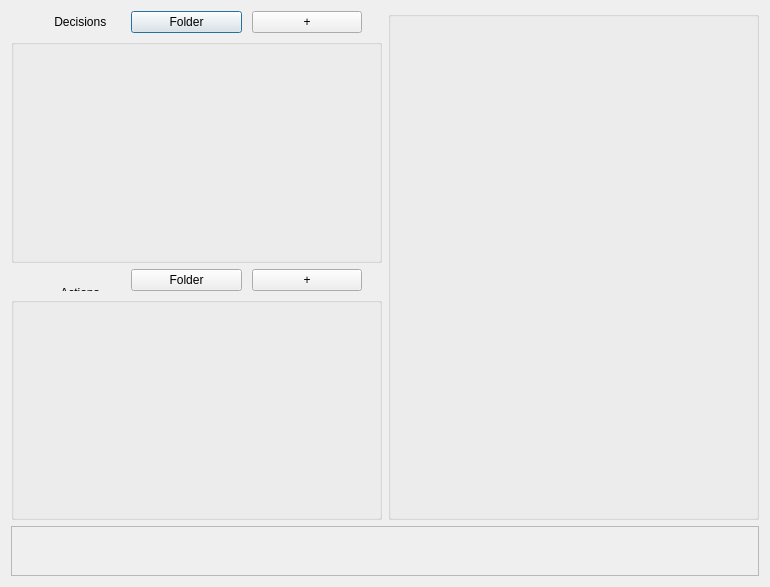
<?xml version="1.0" encoding="UTF-8"?>
<ui version="4.0">
 <class>Dialog</class>
 <widget class="QDialog" name="Dialog">
  <property name="geometry">
   <rect>
    <x>0</x>
    <y>0</y>
    <width>770</width>
    <height>587</height>
   </rect>
  </property>
  <property name="windowTitle">
   <string>Dialog</string>
  </property>
  <layout class="QVBoxLayout" name="verticalLayout_9">
   <item>
    <layout class="QHBoxLayout" name="horizontalLayout">
     <item>
      <layout class="QVBoxLayout" name="verticalLayout_3">
       <item>
        <layout class="QVBoxLayout" name="verticalLayout_4" stretch="2,8">
         <item>
          <layout class="QHBoxLayout" name="DecisionButtonLayout">
           <property name="spacing">
            <number>10</number>
           </property>
           <property name="rightMargin">
            <number>20</number>
           </property>
           <item>
            <widget class="QLabel" name="DecisionLabel">
             <property name="text">
              <string>             Decisions</string>
             </property>
            </widget>
           </item>
           <item>
            <widget class="QPushButton" name="DecisionFolderButton">
             <property name="text">
              <string>Folder</string>
             </property>
            </widget>
           </item>
           <item>
            <widget class="QPushButton" name="DecisionPlusButton">
             <property name="text">
              <string>+</string>
             </property>
            </widget>
           </item>
          </layout>
         </item>
         <item>
          <layout class="QGridLayout" name="DecisionLayout">
           <item row="0" column="0">
            <widget class="QGroupBox" name="groupBox">
             <property name="title">
              <string/>
             </property>
            </widget>
           </item>
          </layout>
         </item>
        </layout>
       </item>
       <item>
        <layout class="QVBoxLayout" name="verticalLayout_8" stretch="2,8">
         <item>
          <layout class="QHBoxLayout" name="ActionButtonLayout">
           <property name="spacing">
            <number>10</number>
           </property>
           <property name="sizeConstraint">
            <enum>QLayout::SetDefaultConstraint</enum>
           </property>
           <property name="rightMargin">
            <number>20</number>
           </property>
           <property name="bottomMargin">
            <number>0</number>
           </property>
           <item>
            <widget class="QWidget" name="widget" native="true">
             <widget class="QLabel" name="ActionLabel">
              <property name="geometry">
               <rect>
                <x>0</x>
                <y>0</y>
                <width>101</width>
                <height>47</height>
               </rect>
              </property>
              <property name="text">
               <string>               Actions</string>
              </property>
             </widget>
            </widget>
           </item>
           <item>
            <widget class="QPushButton" name="ActionFolderButton">
             <property name="sizePolicy">
              <sizepolicy hsizetype="Minimum" vsizetype="Fixed">
               <horstretch>0</horstretch>
               <verstretch>0</verstretch>
              </sizepolicy>
             </property>
             <property name="text">
              <string>Folder</string>
             </property>
            </widget>
           </item>
           <item>
            <widget class="QPushButton" name="ActionPlusButton">
             <property name="mouseTracking">
              <bool>false</bool>
             </property>
             <property name="text">
              <string>+</string>
             </property>
            </widget>
           </item>
          </layout>
         </item>
         <item>
          <layout class="QGridLayout" name="ActionGrid">
           <item row="0" column="0">
            <widget class="QGroupBox" name="groupBox_2">
             <property name="title">
              <string/>
             </property>
            </widget>
           </item>
          </layout>
         </item>
        </layout>
       </item>
      </layout>
     </item>
     <item>
      <layout class="QVBoxLayout" name="verticalLayout">
       <item>
        <layout class="QVBoxLayout" name="verticalLayout_2">
         <item>
          <widget class="QGroupBox" name="groupBox_3">
           <property name="acceptDrops">
            <bool>true</bool>
           </property>
           <property name="autoFillBackground">
            <bool>true</bool>
           </property>
           <property name="title">
            <string/>
           </property>
          </widget>
         </item>
        </layout>
       </item>
      </layout>
     </item>
    </layout>
   </item>
   <item>
    <widget class="QFrame" name="frame">
     <property name="minimumSize">
      <size>
       <width>50</width>
       <height>50</height>
      </size>
     </property>
     <property name="frameShape">
      <enum>QFrame::StyledPanel</enum>
     </property>
     <property name="frameShadow">
      <enum>QFrame::Raised</enum>
     </property>
     <widget class="QPushButton" name="SaveButton">
      <property name="geometry">
       <rect>
        <x>1020</x>
        <y>0</y>
        <width>91</width>
        <height>27</height>
       </rect>
      </property>
      <property name="sizePolicy">
       <sizepolicy hsizetype="Maximum" vsizetype="Fixed">
        <horstretch>0</horstretch>
        <verstretch>0</verstretch>
       </sizepolicy>
      </property>
      <property name="layoutDirection">
       <enum>Qt::LeftToRight</enum>
      </property>
      <property name="text">
       <string>Save</string>
      </property>
     </widget>
     <widget class="QPushButton" name="DeleteAllButton">
      <property name="enabled">
       <bool>true</bool>
      </property>
      <property name="geometry">
       <rect>
        <x>920</x>
        <y>0</y>
        <width>91</width>
        <height>27</height>
       </rect>
      </property>
      <property name="sizePolicy">
       <sizepolicy hsizetype="Maximum" vsizetype="Maximum">
        <horstretch>0</horstretch>
        <verstretch>0</verstretch>
       </sizepolicy>
      </property>
      <property name="maximumSize">
       <size>
        <width>16777215</width>
        <height>16777215</height>
       </size>
      </property>
      <property name="text">
       <string>Delete All</string>
      </property>
     </widget>
     <zorder>DeleteAllButton</zorder>
     <zorder>SaveButton</zorder>
    </widget>
   </item>
  </layout>
 </widget>
 <resources/>
 <connections/>
</ui>
